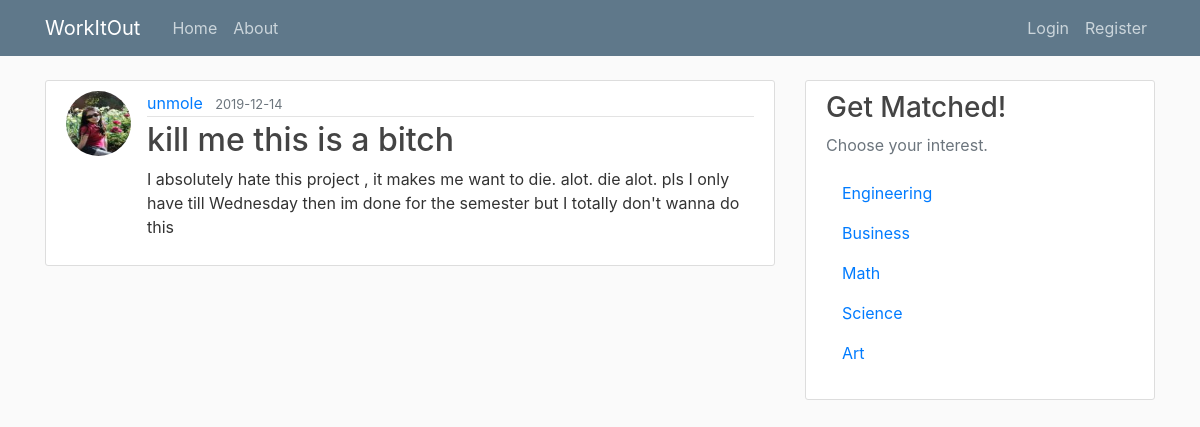
The page /post/2 on the database as committed earlier.
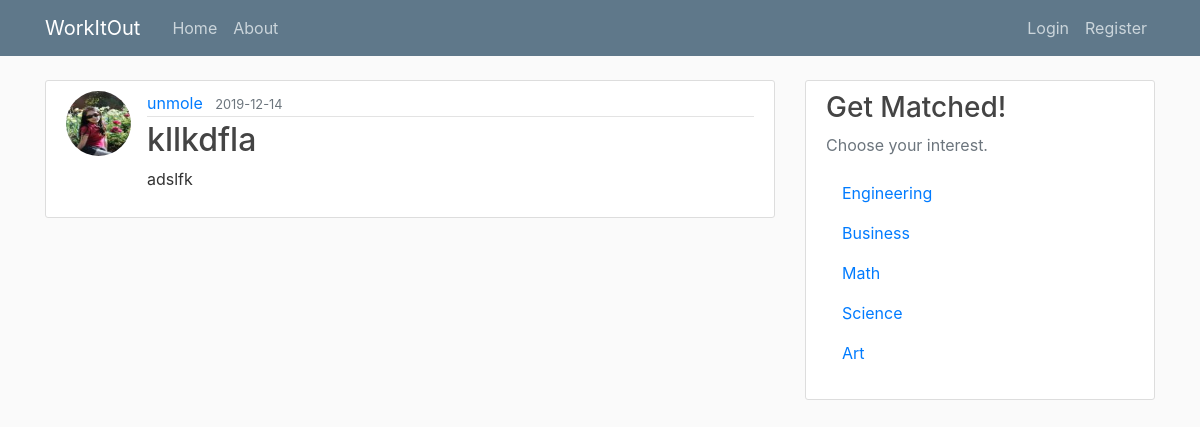
The same page on the database as committed later.
### testing/models.py (models this page shows, shortened)
class Post(db.Model):
    id = db.Column(db.Integer, primary_key=True)
    title = db.Column(db.String(100), nullable=False)
    date_posted = db.Column(db.DateTime, nullable=False, default=datetime.utcnow)
    content = db.Column(db.Text, nullable=False)
    user_id = db.Column(db.Integer, db.ForeignKey('user.id'), nullable=False)

### testing/routes.py (the view)
@app.route("/post/<int:post_id>")
def post(post_id):
    post = Post.query.get_or_404(post_id)
    return render_template('post.html', title=post.title, post=post)

### testing/templates/post.html (shortened to what this page needs)
{% extends "layout.html" %}
{% block content %}
  <article class="media content-section">
    <img class="rounded-circle article-img" src="{{ url_for('static', filename='profile_photos/' + post.author.image_file) }}">
    <div class="media-body">
      <div class="article-metadata">
        <a class="mr-2" href="#">{{ post.author.username }}</a>
        <small class="text-muted">{{ post.date_posted.strftime('%Y-%m-%d') }}</small>
      </div>
      <h2 class="article-title">{{ post.title }}</h2>
      <p class="article-content">{{ post.content }}</p>
    </div>
  </article>
{% endblock content %}

Rows that differ between the two databases and show on the page:
changed Post: title "kill me this is a bitch" → "kllkdfla"; content "I absolutely hate this project , it makes me want to die. alot. die alot. pls I only have till Wednesday then im done for the semester but I totally don't wanna do this" → "adslfk"
